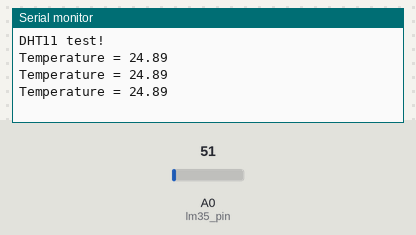
Simulated run of this sketch. Board: Arduino Uno, built with avr-gcc and run on an emulated ATmega328P. Shown: the last lines printed to the serial monitor. The test bench sets the inputs (shaded band); at power-on: A0 (lm35_pin) = 51.

Above: at 1.3 s.
1.4 s: A0 (lm35_pin) set to 61
At 1.9 s:
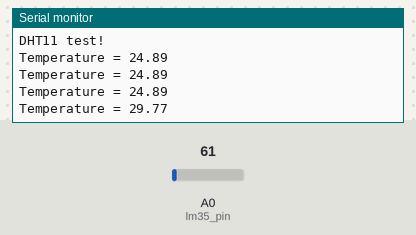
2.9 s: A0 (lm35_pin) set to 71
At 3.4 s:
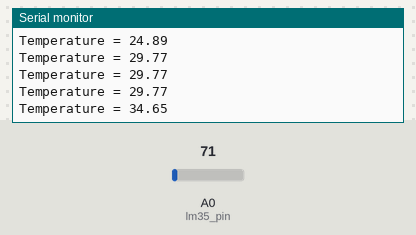
Timing chart, 0 to 5.9 s (numbered marks = the images above; inputs shaded):
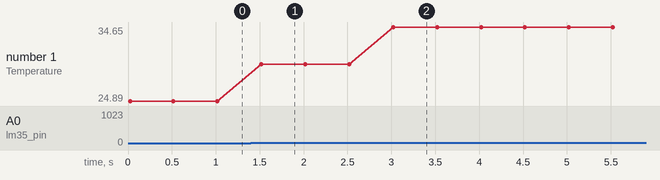

The sketch:

UNIT_3.ino
```cpp
#include "sensor_dht11.h"
#include "sensor_ds18b20.h"
#include "sensor_lm35.h"

void setup() {
  dht_set();
  lm35_set();
  ds_set();
}

void loop() {
  lm35_main();
}
```

sensor_dht11.h
```cpp
#include "Arduino.h"
#include "DHT.h"

#define DHTPIN 3
#define DHTTYPE DHT11

DHT dht(DHTPIN, DHTTYPE);

void dht_set() {

  Serial.begin(9600);

  Serial.println("DHT11 test!");

  dht.begin();

}

void dht_main() {
  delay(500);
  float h = dht.readHumidity();
  float t = dht.readTemperature();

  if (isnan(h) || isnan(t)) {

    Serial.println("Failed to read from DHT sensor!");

    return;

  }

  Serial.print("Humidity: ");

  Serial.print(h);

  Serial.print(" %\t");

  Serial.print("Temperature: ");

  Serial.print(t);

  Serial.println(" *C");

}
```

sensor_ds18b20.h
```cpp
#include "Arduino.h"
#include <OneWire.h>
#include <DallasTemperature.h>

#define ONE_WIRE_BUS 2

OneWire oneWire(ONE_WIRE_BUS);
DallasTemperature sensorDS18B20(&oneWire);

void ds_set(void)
{
  Serial.begin(9600);
  sensorDS18B20.begin();
}

void ds_main(void)
{
  sensorDS18B20.requestTemperatures();

  Serial.print("Suhu: ");
  Serial.println(sensorDS18B20.getTempCByIndex(0));
  delay(500);
}
```

sensor_lm35.h
```cpp
#include "Arduino.h"

const int lm35_pin = A0;	/* LM35 O/P pin */

void lm35_set() {
  Serial.begin(9600);
}

void lm35_main() {
  int temp_adc_val;
  float temp_val;
  temp_adc_val = analogRead(lm35_pin);	/* Read Temperature */
  temp_val = (temp_adc_val * 4.88);	/* Convert adc value to equivalent voltage */
  temp_val = (temp_val/10);	/* LM35 gives output of 10mv/°C */
  Serial.print("Temperature = ");
  Serial.println(temp_val);
  delay(500);
}
```

Measured:
- after the input at 1.4 s, the serial monitor: prints a new line after 0.12 s (image 1)
- after the input at 2.9 s, the serial monitor: prints a new line after 0.12 s (image 2)
- plotted number 1: 24.89 → 29.77 after the input at 1.4 s, 29.77 → 34.65 after the input at 2.9 s
